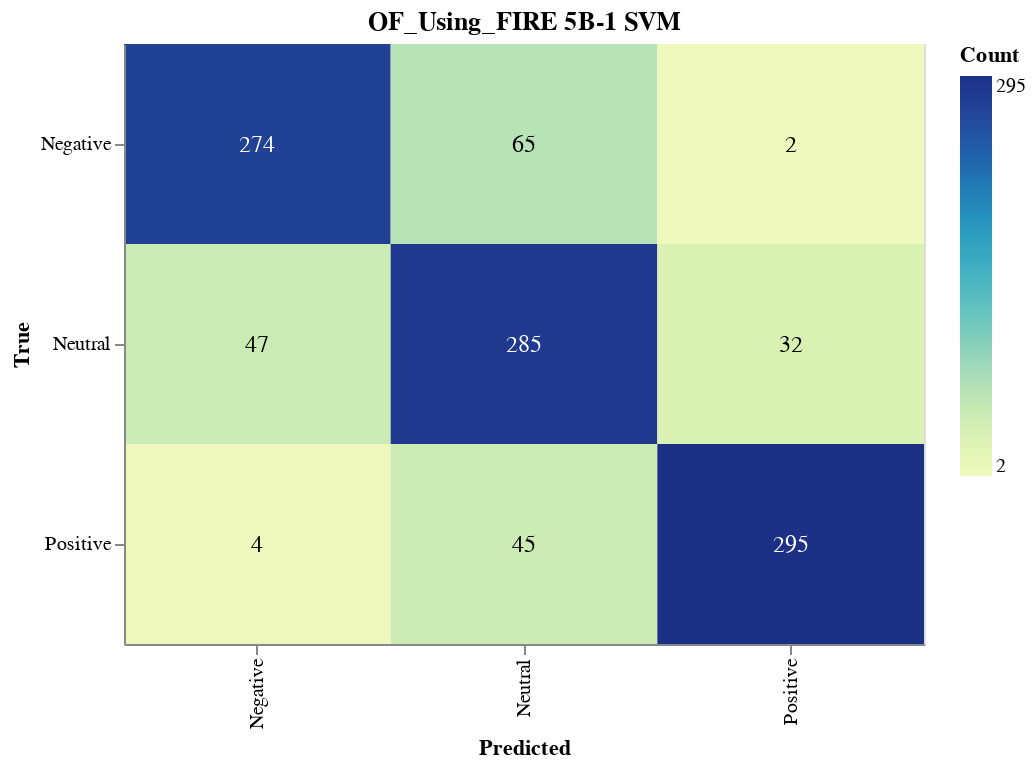

The cell this chart's notebook holds for it:
### Markdown cell above
#### Save Confusion Matrix

### Code cell
import altair as alt
import pandas as pd
from sklearn.metrics import confusion_matrix

# Calculate the confusion matrix
cm = confusion_matrix(true_labels, svm_validation_predictions)

# Define class names
class_names = ['Negative', 'Neutral', 'Positive']

# Convert confusion matrix to DataFrame
cm_df = pd.DataFrame(cm, index=class_names, columns=class_names).reset_index().melt(id_vars='index')
cm_df.columns = ['True', 'Predicted', 'Count']

# Ensure the order of categories
cm_df['True'] = pd.Categorical(cm_df['True'], categories=class_names, ordered=True)
cm_df['Predicted'] = pd.Categorical(cm_df['Predicted'], categories=class_names, ordered=True)

# Create the Altair plot
heatmap = alt.Chart(cm_df).mark_rect().encode(
    x=alt.X('Predicted:O', sort=class_names),
    y=alt.Y('True:O', sort=class_names),
    color='Count:Q',
    tooltip=['True', 'Predicted', 'Count']
).properties(
    width=400,
    height=300,
    title='OF_Using_FIRE 5B-1 SVM'
)

# Add text labels
text = heatmap.mark_text(
    align='center',
    baseline='middle',
    fontSize=12
).encode(
    text='Count:Q',
    color=alt.condition(
        alt.datum.Count > cm.max() / 2,
        alt.value('white'),
        alt.value('black')
    )
)

# Combine heatmap and text
final_chart = heatmap + text

# Display the plot
final_chart.show()

### Figure 1 — Vega-Lite specification as saved in the notebook (floating-point values rounded to 4 significant figures)
{"config": {"view": {"continuousWidth": 300, "continuousHeight": 300}}, "layer": [{"mark": {"type": "rect"}, "encoding": {"color": {"field": "Count", "type": "quantitative"}, "tooltip": [{"field": "True", "type": "ordinal"}, {"field": "Predicted", "type": "ordinal"}, {"field": "Count", "type": "quantitative"}], "x": {"field": "Predicted", "sort": ["Negative", "Neutral", "Positive"], "type": "ordinal"}, "y": {"field": "True", "sort": ["Negative", "Neutral", "Positive"], "type": "ordinal"}}, "title": "OF_Using_FIRE 5B-1 SVM"}, {"mark": {"type": "text", "align": "center", "baseline": "middle", "fontSize": 12}, "encoding": {"color": {"condition": {"test": "(datum.Count > 147.5)", "value": "white"}, "value": "black"}, "text": {"field": "Count", "type": "quantitative"}, "tooltip": [{"field": "True", "type": "ordinal"}, {"field": "Predicted", "type": "ordinal"}, {"field": "Count", "type": "quantitative"}], "x": {"field": "Predicted", "sort": ["Negative", "Neutral", "Positive"], "type": "ordinal"}, "y": {"field": "True", "sort": ["Negative", "Neutral", "Positive"], "type": "ordinal"}}, "title": "OF_Using_FIRE 5B-1 SVM"}], "data": {"name": "data-ab878eec003da3a7efd4a432c93e2b80"}, "height": 300, "width": 400, "$schema": "https://vega.github.io/schema/vega-lite/v5.17.0.json", "datasets": {"data-ab878eec003da3a7efd4a432c93e2b80": [{"True": "Negative", "Predicted": "Negative", "Count": 274}, {"True": "Neutral", "Predicted": "Negative", "Count": 47}, {"True": "Positive", "Predicted": "Negative", "Count": 4}, {"True": "Negative", "Predicted": "Neutral", "Count": 65}, {"True": "Neutral", "Predicted": "Neutral", "Count": 285}, {"True": "Positive", "Predicted": "Neutral", "Count": 45}, {"True": "Negative", "Predicted": "Positive", "Count": 2}, {"True": "Neutral", "Predicted": "Positive", "Count": 32}, {"True": "Positive", "Predicted": "Positive", "Count": 295}]}}
